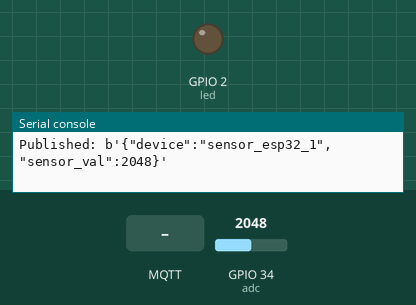
A program run on a simulated ESP32 board running MicroPython. Shown: output pins drawn as LEDs (lit = HIGH), the last lines printed to the serial console. The test bench sets the inputs (shaded band); at power-on: GPIO 34 (adc) = 2048 (analog values on the 0–4095 scale). WiFi joins after 1.5 s; no MQTT or app messages arrive unless stated.

Above: at 3.3 s.
3.4 s: MQTT message "LED_ON" arrives on the first subscribed topic
At 12.5 s:
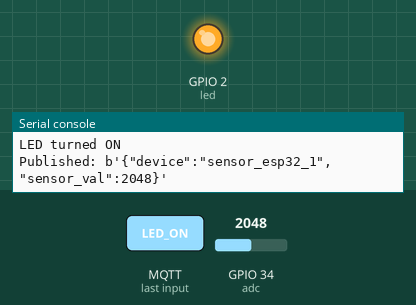
13.6 s: MQTT message "LED_OFF" arrives on the first subscribed topic
At 22.7 s:
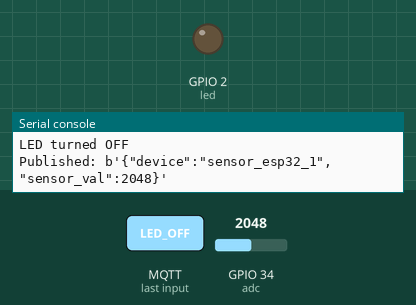
Timing chart, 0 to 24.2 s (numbered marks = the images above; inputs shaded):
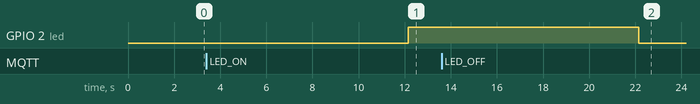

Measured:
- after the input at 3.4 s, GPIO 2 (led): LOW → HIGH after 8.8 s
- after the input at 13.6 s, GPIO 2 (led): HIGH → LOW after 8.6 s

The program:

esp32_micropython_example.py
```python
# Run on ESP32 with MicroPython and a MQTT client library (umqtt.simple)

import network
import time
import ubinascii
from umqtt.simple import MQTTClient
import machine

# ====== Configuration ======
WIFI_SSID = 'yourssid'
WIFI_PASS = 'yourpass'
MQTT_BROKER = '192.168.1.10'
MQTT_PORT = 1883
HOME_ID = 'home123'
DEVICE_ID = 'sensor_esp32_1'

# MQTT Topics
TOPIC_PUB = b"home/%s/%s/data" % (HOME_ID.encode(), DEVICE_ID.encode())
TOPIC_SUB = b"home/%s/%s/cmd" % (HOME_ID.encode(), DEVICE_ID.encode())

# ====== WiFi Connection ======
sta = network.WLAN(network.STA_IF)
sta.active(True)
sta.connect(WIFI_SSID, WIFI_PASS)

print("Connecting to WiFi...")
while not sta.isconnected():
    time.sleep(1)
    print("Waiting for connection...")
print("Connected to WiFi:", sta.ifconfig())

# ====== Hardware Setup ======
# Onboard LED (GPIO2) for command testing
led = machine.Pin(2, machine.Pin.OUT)

# Simulated sensor using ADC (can replace with real sensor like DHT)
adc = machine.ADC(machine.Pin(34))  # GPIO34 analog input
adc.atten(machine.ADC.ATTN_11DB)    # Full range: 0–3.3V

# ====== MQTT Callbacks ======
def sub_callback(topic, msg):
    print("Message received:", topic, msg)
    if msg == b"LED_ON":
        led.value(1)
        print("LED turned ON")
    elif msg == b"LED_OFF":
        led.value(0)
        print("LED turned OFF")

# ====== Main ======
def main():
    client_id = ubinascii.hexlify(machine.unique_id())
    client = MQTTClient(client_id, MQTT_BROKER, MQTT_PORT)
    client.set_callback(sub_callback)
    client.connect()
    print("Connected to MQTT broker:", MQTT_BROKER)

    # Subscribe to command topic
    client.subscribe(TOPIC_SUB)
    print("Subscribed to:", TOPIC_SUB)

    while True:
        try:
            # Check for commands
            client.check_msg()

            # Read sensor (simulated value from ADC)
            sensor_val = adc.read()
            payload = b'{"device":"%s","sensor_val":%d}' % (DEVICE_ID.encode(), sensor_val)
            client.publish(TOPIC_PUB, payload)
            print("Published:", payload)

            time.sleep(10)  # every 10 seconds
        except Exception as e:
            print("Error:", e)
            time.sleep(5)

# ====== Run ======
try:
    main()
except KeyboardInterrupt:
    print("Program stopped")
```
